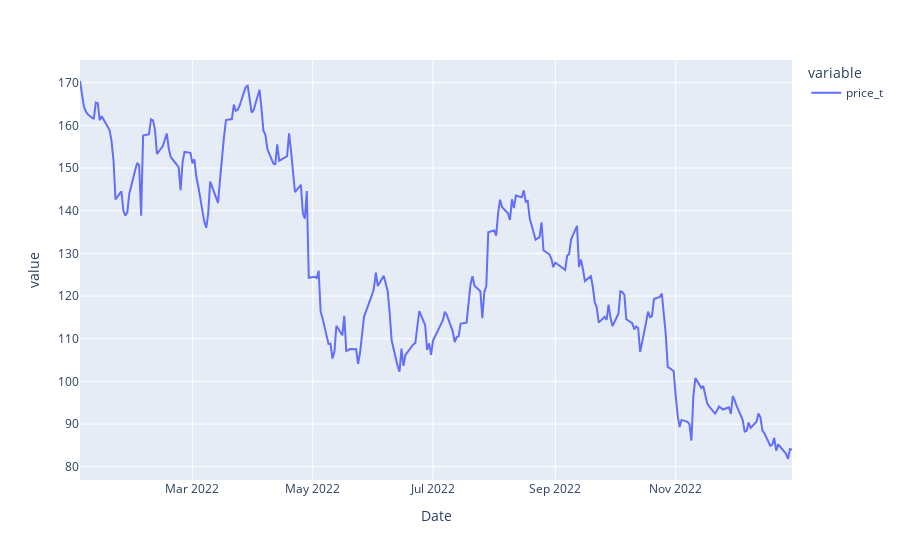

Here is the notebook cell this chart was saved with:
### Code cell
#df_filter["price_t"].plot()
fig = px.line(df_filter["price_t"])
fig.show()

### Figure 1 — Plotly figure (JSON) as saved in the notebook; plotly's stock layout.template omitted (floating-point values rounded to 4 significant figures; data arrays with more than 128 entries replaced by an {"elided": "..."} marker saying what was removed)
{"data": [{"hovertemplate": "variable=price_t<br>Date=%{x}<br>value=%{y}<extra></extra>", "legendgroup": "price_t", "line": {"color": "#636efa", "dash": "solid"}, "marker": {"symbol": "circle"}, "mode": "lines", "name": "price_t", "orientation": "v", "showlegend": true, "type": "scatter", "x": {"elided": "251 str values"}, "xaxis": "x", "y": {"elided": "251 float values"}, "yaxis": "y"}], "layout": {"legend": {"title": {"text": "variable"}, "tracegroupgap": 0}, "margin": {"t": 60}, "xaxis": {"anchor": "y", "domain": [0, 1], "title": {"text": "Date"}}, "yaxis": {"anchor": "x", "domain": [0, 1], "title": {"text": "value"}}}}
